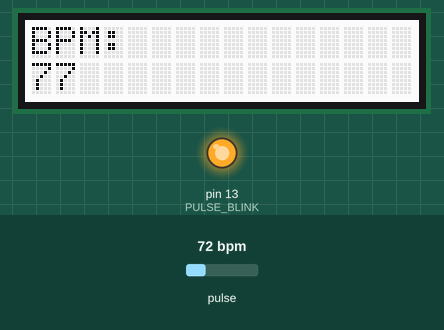
This sketch was run on a simulated Arduino Uno, built with avr-gcc and run on an emulated ATmega328P. Shown: 16×2 character LCD, output pins drawn as LEDs (lit = HIGH). Dashed ring = blinking. Inputs (shaded band) come from the test bench; at power-on: pulse 72 bpm.

Above: at 0.15 s.
At 1.2 s:
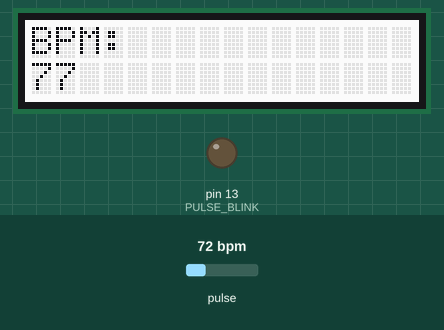
1.3 s: pulse set to 42 bpm
3.8 s: pulse set to 70 bpm
At 4.73 s:
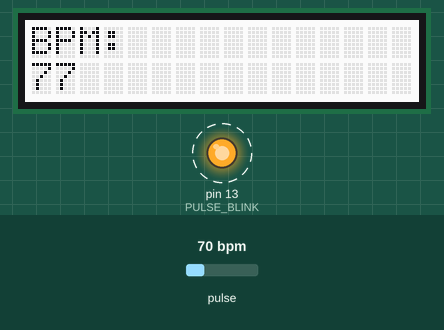
Timing chart, 0 to 11.4 s (numbered marks = the images above; inputs shaded):
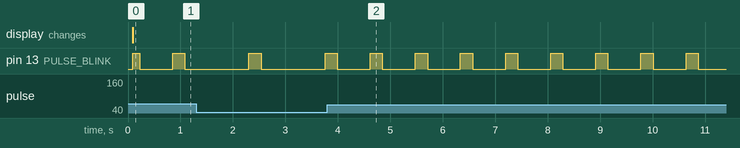

The sketch:

ProjectCode1.ino
```cpp
#define USE_ARDUINO_INTERRUPTS false
#include <PulseSensorPlayground.h>
#include <Wire.h>
#include "rgb_lcd.h"

const int OUTPUT_TYPE = SERIAL_PLOTTER;
const int PULSE_INPUT = A0;
const int PULSE_BLINK = LED_BUILTIN;
const int PULSE_FADE = 5;
const int THRESHOLD = 550;
const int BPM = 77;
byte samplesUntilReport;
const byte SAMPLES_PER_SERIAL_SAMPLE = 10;
PulseSensorPlayground pulseSensor;
rgb_lcd lcd;

void setup() {
  Serial.begin(115200);
  // Configure the PulseSensor manager.
  pulseSensor.analogInput(PULSE_INPUT);
  pulseSensor.blinkOnPulse(PULSE_BLINK);
  pulseSensor.fadeOnPulse(PULSE_FADE);
  pulseSensor.setSerial(Serial);
  pulseSensor.setOutputType(OUTPUT_TYPE);
  pulseSensor.setThreshold(THRESHOLD);
  // Skip the first SAMPLES_PER_SERIAL_SAMPLE in the loop().
  samplesUntilReport = SAMPLES_PER_SERIAL_SAMPLE;
  // reading for the PulseSensor signal.
  if (!pulseSensor.begin()) {
    for(;;) {
      // Flash the led to show things didn't work.
      digitalWrite(PULSE_BLINK, LOW);
      delay(50); Serial.println('!');
      digitalWrite(PULSE_BLINK, HIGH);
      delay(50);
    }
  }
  lcd.begin(16, 2);
    // Print a message to the LCD.
    lcd.print("BPM: ");
}
void loop() {
  if (pulseSensor.sawNewSample()) {
    if (--samplesUntilReport == (byte) 0) {
      samplesUntilReport = SAMPLES_PER_SERIAL_SAMPLE;

      pulseSensor.outputSample();

      if (pulseSensor.sawStartOfBeat()) {
        pulseSensor.outputBeat();
      }
      // set the cursor to column 0, line 1
    // (note: line 1 is the second row, since counting begins with 0):
    lcd.setCursor(0, 1);
    // print the number of seconds since reset:
    lcd.print(BPM);

    delay(10);
    }
  }
}
```

Measured:
- after the input at 3.8 s, pin 13 (PULSE_BLINK): alternates HIGH for 0.23 s and LOW for 0.63 s, starting after 0.82 s
